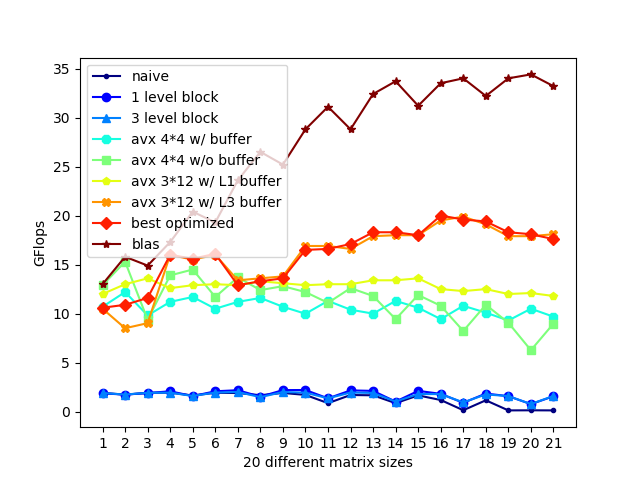

Python code for this plot:
import xlrd
import numpy as np
import matplotlib.pyplot as plt
import matplotlib.colors as colors
from matplotlib import cm

wb = xlrd.open_workbook("results.xlsx")
sheet = wb.sheet_by_index(0)

N = []
results = []
for i in range(1, sheet.nrows):
    N.append(sheet.cell_value(i, 0))
    for j in range(1, sheet.ncols):
        results.append(sheet.cell_value(i,j))
results = np.array(results,dtype=np.float32).reshape(sheet.nrows-1, sheet.ncols-1)

methods = ['naive','1 level block','3 level block', 'avx 4*4 w/ buffer',
           'avx 4*4 w/o buffer', 'avx 3*12 w/ L1 buffer',
           'avx 3*12 w/ L3 buffer', 'best optimized', 'blas']
markers = ['.','o','^','8','s','p','X','D','*']

plt.figure()
values = range(len(methods))
jet = plt.get_cmap('jet')
cNorm = colors.Normalize(vmin=0, vmax=values[-1])
scalarMap = cm.ScalarMappable(norm=cNorm, cmap=jet)

N_display = np.arange(len(N),dtype=np.int)+1
for i in range(len(methods)):
    method = methods[i]
    color = scalarMap.to_rgba(i)
    marker = markers[i]
    plt.plot(N_display, results[:,i], label=method, color=color, marker=marker)

plt.xlabel('20 different matrix sizes')
plt.ylabel('GFlops')
plt.legend(loc='best')
plt.xticks(N_display)
plt.savefig('performance.png')
plt.show()


